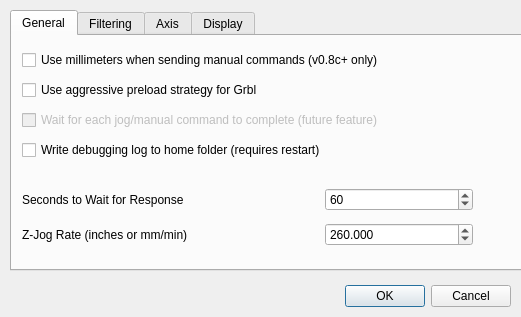
<?xml version="1.0" encoding="UTF-8"?>
<ui version="4.0">
 <class>Options</class>
 <widget class="QDialog" name="Options">
  <property name="geometry">
   <rect>
    <x>0</x>
    <y>0</y>
    <width>521</width>
    <height>317</height>
   </rect>
  </property>
  <property name="sizePolicy">
   <sizepolicy hsizetype="Fixed" vsizetype="Fixed">
    <horstretch>0</horstretch>
    <verstretch>0</verstretch>
   </sizepolicy>
  </property>
  <property name="maximumSize">
   <size>
    <width>521</width>
    <height>317</height>
   </size>
  </property>
  <property name="windowTitle">
   <string>Options</string>
  </property>
  <property name="sizeGripEnabled">
   <bool>false</bool>
  </property>
  <widget class="QTabWidget" name="tabWidget">
   <property name="geometry">
    <rect>
     <x>10</x>
     <y>10</y>
     <width>521</width>
     <height>261</height>
    </rect>
   </property>
   <property name="currentIndex">
    <number>0</number>
   </property>
   <widget class="QWidget" name="tab_general">
    <attribute name="title">
     <string>General</string>
    </attribute>
    <widget class="QWidget" name="gridLayoutWidget_2">
     <property name="geometry">
      <rect>
       <x>10</x>
       <y>146</y>
       <width>451</width>
       <height>71</height>
      </rect>
     </property>
     <layout class="QGridLayout" name="gridLayout" columnstretch="2,1">
      <item row="2" column="0">
       <widget class="QLabel" name="labelZJogRate">
        <property name="text">
         <string>Z-Jog Rate (inches or mm/min)</string>
        </property>
       </widget>
      </item>
      <item row="1" column="0">
       <widget class="QLabel" name="labelWaitForResp">
        <property name="text">
         <string>Seconds to Wait for Response</string>
        </property>
       </widget>
      </item>
      <item row="1" column="1">
       <widget class="QSpinBox" name="spinResponseWaitSec">
        <property name="minimum">
         <number>1</number>
        </property>
        <property name="maximum">
         <number>1000</number>
        </property>
        <property name="value">
         <number>60</number>
        </property>
       </widget>
      </item>
      <item row="2" column="1">
       <widget class="QDoubleSpinBox" name="doubleSpinZJogRate">
        <property name="accelerated">
         <bool>true</bool>
        </property>
        <property name="correctionMode">
         <enum>QAbstractSpinBox::CorrectToNearestValue</enum>
        </property>
        <property name="decimals">
         <number>3</number>
        </property>
        <property name="minimum">
         <double>0.100000000000000</double>
        </property>
        <property name="maximum">
         <double>9999.989999999999782</double>
        </property>
        <property name="singleStep">
         <double>1.000000000000000</double>
        </property>
        <property name="value">
         <double>260.000000000000000</double>
        </property>
       </widget>
      </item>
     </layout>
    </widget>
    <widget class="QWidget" name="verticalLayoutWidget_2">
     <property name="geometry">
      <rect>
       <x>10</x>
       <y>10</y>
       <width>451</width>
       <height>121</height>
      </rect>
     </property>
     <layout class="QVBoxLayout" name="verticalLayoutExtras">
      <item>
       <widget class="QCheckBox" name="checkBoxUseMmManualCmds">
        <property name="text">
         <string>Use millimeters when sending manual commands (v0.8c+ only)</string>
        </property>
       </widget>
      </item>
      <item>
       <widget class="QCheckBox" name="chkAggressivePreload">
        <property name="text">
         <string>Use aggressive preload strategy for Grbl</string>
        </property>
       </widget>
      </item>
      <item>
       <widget class="QCheckBox" name="checkBoxWaitForJogToComplete">
        <property name="enabled">
         <bool>false</bool>
        </property>
        <property name="text">
         <string>Wait for each jog/manual command to complete (future feature)</string>
        </property>
       </widget>
      </item>
      <item>
       <widget class="QCheckBox" name="checkBoxEnableDebugLog">
        <property name="text">
         <string>Write debugging log to home folder (requires restart)</string>
        </property>
       </widget>
      </item>
     </layout>
    </widget>
   </widget>
   <widget class="QWidget" name="tab_filtering">
    <attribute name="title">
     <string>Filtering</string>
    </attribute>
    <widget class="QGroupBox" name="groupZRateLimit">
     <property name="geometry">
      <rect>
       <x>10</x>
       <y>10</y>
       <width>471</width>
       <height>81</height>
      </rect>
     </property>
     <property name="title">
      <string>Z Rate Limiting</string>
     </property>
     <widget class="QWidget" name="gridLayoutWidget">
      <property name="geometry">
       <rect>
        <x>20</x>
        <y>20</y>
        <width>451</width>
        <height>54</height>
       </rect>
      </property>
      <layout class="QGridLayout" name="gridLayoutRateLimit">
       <item row="0" column="0">
        <widget class="QCheckBox" name="chkLimitZRate">
         <property name="text">
          <string>Limit Z Rate</string>
         </property>
        </widget>
       </item>
       <item row="0" column="3">
        <widget class="QDoubleSpinBox" name="doubleSpinZRateLimit">
         <property name="accelerated">
          <bool>true</bool>
         </property>
         <property name="correctionMode">
          <enum>QAbstractSpinBox::CorrectToNearestValue</enum>
         </property>
         <property name="decimals">
          <number>3</number>
         </property>
         <property name="minimum">
          <double>0.100000000000000</double>
         </property>
         <property name="maximum">
          <double>9999.989999999999782</double>
         </property>
         <property name="singleStep">
          <double>1.000000000000000</double>
         </property>
         <property name="value">
          <double>100.000000000000000</double>
         </property>
        </widget>
       </item>
       <item row="0" column="1">
        <spacer name="horizontalSpacer">
         <property name="orientation">
          <enum>Qt::Horizontal</enum>
         </property>
         <property name="sizeHint" stdset="0">
          <size>
           <width>40</width>
           <height>20</height>
          </size>
         </property>
        </spacer>
       </item>
       <item row="0" column="2">
        <widget class="QLabel" name="labelZRateLimit">
         <property name="text">
          <string>Z-Rate Limit (inches or mm/min)</string>
         </property>
        </widget>
       </item>
       <item row="1" column="2">
        <widget class="QLabel" name="labelXYRate">
         <property name="text">
          <string>XY Rate (inches or mm/min)</string>
         </property>
        </widget>
       </item>
       <item row="1" column="3">
        <widget class="QDoubleSpinBox" name="doubleSpinXYRate">
         <property name="decimals">
          <number>2</number>
         </property>
         <property name="minimum">
          <double>0.100000000000000</double>
         </property>
         <property name="maximum">
          <double>999999.989999999990687</double>
         </property>
         <property name="value">
          <double>2000.000000000000000</double>
         </property>
        </widget>
       </item>
      </layout>
     </widget>
    </widget>
    <widget class="QWidget" name="layoutWidget_2">
     <property name="geometry">
      <rect>
       <x>10</x>
       <y>200</y>
       <width>261</width>
       <height>24</height>
      </rect>
     </property>
     <layout class="QHBoxLayout" name="horizontalLayout_4">
      <item>
       <widget class="QLabel" name="label_3">
        <property name="text">
         <string>Character send delay ms</string>
        </property>
       </widget>
      </item>
      <item>
       <spacer name="horizontalSpacer_4">
        <property name="orientation">
         <enum>Qt::Horizontal</enum>
        </property>
        <property name="sizeHint" stdset="0">
         <size>
          <width>40</width>
          <height>20</height>
         </size>
        </property>
       </spacer>
      </item>
     </layout>
    </widget>
    <widget class="QGroupBox" name="groupBox">
     <property name="geometry">
      <rect>
       <x>10</x>
       <y>100</y>
       <width>461</width>
       <height>61</height>
      </rect>
     </property>
     <property name="title">
      <string>Command Filtering</string>
     </property>
     <widget class="QCheckBox" name="chkFilterFileCommands">
      <property name="geometry">
       <rect>
        <x>30</x>
        <y>20</y>
        <width>431</width>
        <height>17</height>
       </rect>
      </property>
      <property name="text">
       <string>Filter file commands before sending</string>
      </property>
     </widget>
     <widget class="QCheckBox" name="checkBoxReducePrecForLongLines">
      <property name="geometry">
       <rect>
        <x>30</x>
        <y>40</y>
        <width>431</width>
        <height>17</height>
       </rect>
      </property>
      <property name="text">
       <string>Selectively reduce precision for excessively long lines</string>
      </property>
     </widget>
    </widget>
    <widget class="QWidget" name="layoutWidget">
     <property name="geometry">
      <rect>
       <x>10</x>
       <y>170</y>
       <width>261</width>
       <height>24</height>
      </rect>
     </property>
     <layout class="QHBoxLayout" name="horizontalLayout_2">
      <item>
       <widget class="QLabel" name="label">
        <property name="text">
         <string>Grbl Line Buffer Size</string>
        </property>
       </widget>
      </item>
      <item>
       <spacer name="horizontalSpacer_2">
        <property name="orientation">
         <enum>Qt::Horizontal</enum>
        </property>
        <property name="sizeHint" stdset="0">
         <size>
          <width>40</width>
          <height>20</height>
         </size>
        </property>
       </spacer>
      </item>
     </layout>
    </widget>
    <widget class="QSpinBox" name="spinBoxCharSendDelay">
     <property name="geometry">
      <rect>
       <x>270</x>
       <y>200</y>
       <width>50</width>
       <height>22</height>
      </rect>
     </property>
     <property name="maximum">
      <number>20</number>
     </property>
     <property name="value">
      <number>10</number>
     </property>
    </widget>
    <widget class="QSpinBox" name="spinBoxGrblLineBufferSize">
     <property name="geometry">
      <rect>
       <x>270</x>
       <y>170</y>
       <width>50</width>
       <height>22</height>
      </rect>
     </property>
     <property name="value">
      <number>50</number>
     </property>
    </widget>
   </widget>
   <widget class="QWidget" name="tab_axis">
    <attribute name="title">
     <string>Axis</string>
    </attribute>
    <widget class="QGroupBox" name="groupBoxAxis">
     <property name="geometry">
      <rect>
       <x>10</x>
       <y>111</y>
       <width>451</width>
       <height>60</height>
      </rect>
     </property>
     <property name="title">
      <string>Invert Axis</string>
     </property>
     <widget class="QWidget" name="horizontalLayoutWidget">
      <property name="geometry">
       <rect>
        <x>20</x>
        <y>20</y>
        <width>431</width>
        <height>31</height>
       </rect>
      </property>
      <layout class="QHBoxLayout" name="horizontalLayout">
       <item>
        <widget class="QCheckBox" name="chkInvX">
         <property name="text">
          <string>X Axis</string>
         </property>
        </widget>
       </item>
       <item>
        <widget class="QCheckBox" name="chkInvY">
         <property name="text">
          <string>Y Axis</string>
         </property>
        </widget>
       </item>
       <item>
        <widget class="QCheckBox" name="chkInvZ">
         <property name="text">
          <string>Z Axis</string>
         </property>
        </widget>
       </item>
       <item>
        <widget class="QCheckBox" name="chkInvFourth">
         <property name="text">
          <string>Fourth Axis</string>
         </property>
        </widget>
       </item>
      </layout>
     </widget>
    </widget>
    <widget class="QGroupBox" name="groupBoxFourthAxis">
     <property name="geometry">
      <rect>
       <x>10</x>
       <y>41</y>
       <width>451</width>
       <height>51</height>
      </rect>
     </property>
     <property name="title">
      <string>Selecting the Fourth axis</string>
     </property>
     <widget class="QRadioButton" name="radioButtonFourthAxisA">
      <property name="geometry">
       <rect>
        <x>10</x>
        <y>22</y>
        <width>50</width>
        <height>17</height>
       </rect>
      </property>
      <property name="text">
       <string>A</string>
      </property>
      <property name="checked">
       <bool>true</bool>
      </property>
     </widget>
     <widget class="QRadioButton" name="radioButtonFourthAxisB">
      <property name="geometry">
       <rect>
        <x>80</x>
        <y>22</y>
        <width>50</width>
        <height>17</height>
       </rect>
      </property>
      <property name="text">
       <string>B</string>
      </property>
     </widget>
     <widget class="QRadioButton" name="radioButtonFourthAxisC">
      <property name="geometry">
       <rect>
        <x>150</x>
        <y>22</y>
        <width>50</width>
        <height>17</height>
       </rect>
      </property>
      <property name="contextMenuPolicy">
       <enum>Qt::PreventContextMenu</enum>
      </property>
      <property name="text">
       <string>C</string>
      </property>
     </widget>
     <widget class="QRadioButton" name="radioButtonFourthAxisU">
      <property name="geometry">
       <rect>
        <x>240</x>
        <y>20</y>
        <width>50</width>
        <height>21</height>
       </rect>
      </property>
      <property name="contextMenuPolicy">
       <enum>Qt::PreventContextMenu</enum>
      </property>
      <property name="text">
       <string>U</string>
      </property>
     </widget>
     <widget class="QRadioButton" name="radioButtonFourthAxisV">
      <property name="geometry">
       <rect>
        <x>310</x>
        <y>22</y>
        <width>50</width>
        <height>17</height>
       </rect>
      </property>
      <property name="contextMenuPolicy">
       <enum>Qt::PreventContextMenu</enum>
      </property>
      <property name="text">
       <string>V</string>
      </property>
     </widget>
     <widget class="QRadioButton" name="radioButtonFourthAxisW">
      <property name="geometry">
       <rect>
        <x>380</x>
        <y>22</y>
        <width>50</width>
        <height>17</height>
       </rect>
      </property>
      <property name="contextMenuPolicy">
       <enum>Qt::PreventContextMenu</enum>
      </property>
      <property name="text">
       <string>W</string>
      </property>
     </widget>
    </widget>
    <widget class="QCheckBox" name="checkBoxFourAxis">
     <property name="geometry">
      <rect>
       <x>10</x>
       <y>11</y>
       <width>421</width>
       <height>17</height>
      </rect>
     </property>
     <property name="text">
      <string>Enable 4-axis mode</string>
     </property>
    </widget>
   </widget>
   <widget class="QWidget" name="tab_display">
    <attribute name="title">
     <string>Display</string>
    </attribute>
    <widget class="QWidget" name="verticalLayoutWidget_3">
     <property name="geometry">
      <rect>
       <x>10</x>
       <y>10</y>
       <width>481</width>
       <height>141</height>
      </rect>
     </property>
     <layout class="QVBoxLayout" name="verticalLayout_2">
      <item>
       <widget class="QCheckBox" name="checkBoxPositionReportEnabled">
        <property name="text">
         <string>Enable position request and report</string>
        </property>
       </widget>
      </item>
      <item>
       <widget class="QGroupBox" name="groupBox_ReqPos">
        <property name="title">
         <string>Position Request</string>
        </property>
        <widget class="QWidget" name="verticalLayoutWidget">
         <property name="geometry">
          <rect>
           <x>10</x>
           <y>20</y>
           <width>461</width>
           <height>105</height>
          </rect>
         </property>
         <layout class="QVBoxLayout" name="verticalLayout">
          <item>
           <widget class="QRadioButton" name="radioButton_ReqAlways">
            <property name="text">
             <string>Always Request (most reliable/slightly slower jogging)</string>
            </property>
           </widget>
          </item>
          <item>
           <widget class="QRadioButton" name="radioButton_ReqAlwaysNoIdleCheck">
            <property name="text">
             <string>Always Request but without Idle Check (fast jog/manual operations)</string>
            </property>
           </widget>
          </item>
          <item>
           <widget class="QRadioButton" name="radioButton_ReqNotDuringManual">
            <property name="text">
             <string>Not during manual control (no position update during jog/manual)</string>
            </property>
           </widget>
          </item>
          <item>
           <layout class="QHBoxLayout" name="horizontalLayout_3">
            <item>
             <widget class="QLabel" name="label_ReqFreq">
              <property name="text">
               <string>Request frequency (seconds)</string>
              </property>
             </widget>
            </item>
            <item>
             <spacer name="horizontalSpacer_3">
              <property name="orientation">
               <enum>Qt::Horizontal</enum>
              </property>
              <property name="sizeHint" stdset="0">
               <size>
                <width>40</width>
                <height>20</height>
               </size>
              </property>
             </spacer>
            </item>
            <item>
             <widget class="QDoubleSpinBox" name="doubleSpinBoxPosRequestFreqSec">
              <property name="minimum">
               <double>0.500000000000000</double>
              </property>
              <property name="maximum">
               <double>10.000000000000000</double>
              </property>
              <property name="singleStep">
               <double>0.500000000000000</double>
              </property>
              <property name="value">
               <double>1.000000000000000</double>
              </property>
             </widget>
            </item>
           </layout>
          </item>
         </layout>
        </widget>
       </widget>
      </item>
     </layout>
    </widget>
   </widget>
  </widget>
  <widget class="QDialogButtonBox" name="buttonBox">
   <property name="geometry">
    <rect>
     <x>320</x>
     <y>280</y>
     <width>191</width>
     <height>32</height>
    </rect>
   </property>
   <property name="orientation">
    <enum>Qt::Horizontal</enum>
   </property>
   <property name="standardButtons">
    <set>QDialogButtonBox::Cancel|QDialogButtonBox::Ok</set>
   </property>
  </widget>
 </widget>
 <resources/>
 <connections>
  <connection>
   <sender>buttonBox</sender>
   <signal>accepted()</signal>
   <receiver>Options</receiver>
   <slot>accept()</slot>
   <hints>
    <hint type="sourcelabel">
     <x>248</x>
     <y>254</y>
    </hint>
    <hint type="destinationlabel">
     <x>157</x>
     <y>274</y>
    </hint>
   </hints>
  </connection>
  <connection>
   <sender>buttonBox</sender>
   <signal>rejected()</signal>
   <receiver>Options</receiver>
   <slot>reject()</slot>
   <hints>
    <hint type="sourcelabel">
     <x>316</x>
     <y>260</y>
    </hint>
    <hint type="destinationlabel">
     <x>286</x>
     <y>274</y>
    </hint>
   </hints>
  </connection>
 </connections>
</ui>
